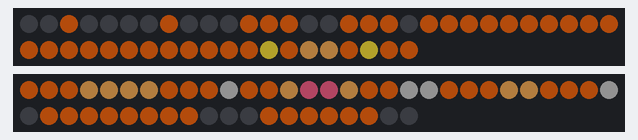
The program below on a simulated ESP32. Parts: 2 × 50 RGB LEDs in strip order, left to right, continuing on the next row. Dim RGB values are drawn brighter than linear; random numbers use the default seed unless the program sets one; what the program prints to the serial monitor is not drawn.

Above: at 0.54 s.
At 6.71 s:
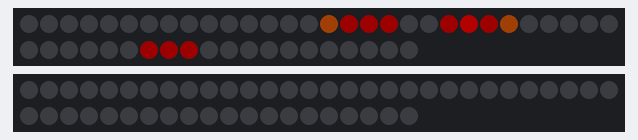
At 15.3 s:
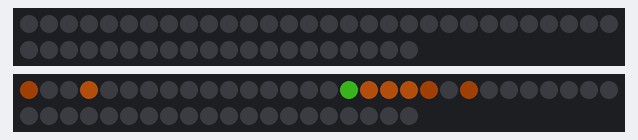
At 20.2 s:
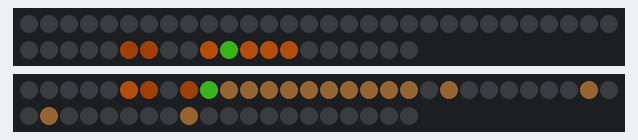
At 29.05 s:
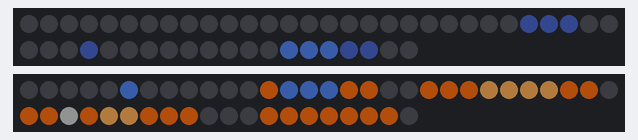
At 39.46 s:
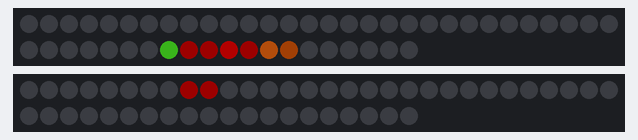

Measured:
- what the display in image 2 shows lasts 1.5 s, from 15.2 s to 16.7 s
- what the display in image 3 shows lasts 2.5 s, from 20.2 s to 22.7 s

The program:

main.cpp
```cpp
#include <FastLED.h>

// ============================================================================
// A Day in the Life of a Cat
// ----------------------------------------------------------------------------
// Multi-scene animation for a 10x10 WS2812B matrix (serpentine, two strips).
// Scenes cycle: blink -> laser chase -> pounce -> knock cup -> sleep -> repeat
// ============================================================================

#define MATRIX_WIDTH       10
#define MATRIX_HEIGHT      10
#define NUM_LEDS_PER_STRIP 50
#define LED_PIN_1          13
#define LED_PIN_2          12
#define LED_TYPE           WS2812B
#define COLOR_ORDER        GRB

CRGB leds1[NUM_LEDS_PER_STRIP];
CRGB leds2[NUM_LEDS_PER_STRIP];
CRGB frame[MATRIX_WIDTH][MATRIX_HEIGHT];

// Cat palette (ginger tabby, because they have the most personality)
const CRGB FUR         = CRGB(255, 110,  20);
const CRGB FUR_SHADE   = CRGB(140,  55,   8);
const CRGB FUR_BELLY   = CRGB(255, 180,  90);
const CRGB EYE_GREEN   = CRGB( 80, 255,  40);
const CRGB EYE_SLIT    = CRGB(255, 230,  60);
const CRGB NOSE        = CRGB(255, 100, 140);
const CRGB WHISKER     = CRGB( 80,  80,  80);
const CRGB LASER       = CRGB(255,   0,   0);
const CRGB LASER_GLOW  = CRGB(120,   0,   0);
const CRGB ZZZ         = CRGB( 90, 140, 255);
const CRGB CUP         = CRGB(120, 200, 255);
const CRGB TABLE       = CRGB( 90,  60,  30);
const CRGB DUST        = CRGB(200, 180, 120);

enum Scene {
  SCENE_FACE    = 0,
  SCENE_LASER   = 1,
  SCENE_POUNCE  = 2,
  SCENE_KNOCK   = 3,
  SCENE_SLEEP   = 4,
  SCENE_COUNT
};

const unsigned long SCENE_MS[SCENE_COUNT] = {
  5000,  // face / blinking
  7000,  // laser chase
  4500,  // pounce
  6000,  // knocking the cup off
  6500,  // sleeping
};

int           currentScene = SCENE_FACE;
unsigned long sceneStart   = 0;

// ---------------------------------------------------------------------------
// Frame buffer helpers
// ---------------------------------------------------------------------------

void clearFrame() {
  for (int x = 0; x < MATRIX_WIDTH; x++)
    for (int y = 0; y < MATRIX_HEIGHT; y++)
      frame[x][y] = CRGB::Black;
}

void putPixel(int x, int y, CRGB c) {
  if (x < 0 || x >= MATRIX_WIDTH || y < 0 || y >= MATRIX_HEIGHT) return;
  frame[x][y] = c;
}

// Serpentine mapping identical to the snake demo so this runs on the same hw.
void pushFrame() {
  for (int y = 0; y < MATRIX_HEIGHT; y++) {
    for (int x = 0; x < MATRIX_WIDTH; x++) {
      int idx = (y % 2 == 0)
              ? y * MATRIX_WIDTH + x
              : y * MATRIX_WIDTH + (MATRIX_WIDTH - 1 - x);
      CRGB c = frame[x][y];
      if (idx < NUM_LEDS_PER_STRIP) leds1[idx] = c;
      else                          leds2[idx - NUM_LEDS_PER_STRIP] = c;
    }
  }
  FastLED.show();
}

// ---------------------------------------------------------------------------
// SCENE 1 — Big cat face with slow blinks and occasional slit-eye moods
// ---------------------------------------------------------------------------
// Sprite legend: 0=off  1=fur  2=belly  3=eye  4=nose  5=whisker
static const uint8_t CAT_FACE[10][10] = {
  {0,0,1,0,0,0,0,1,0,0},
  {0,1,1,1,0,0,1,1,1,0},
  {1,1,1,1,1,1,1,1,1,1},
  {1,1,1,1,1,1,1,1,1,1},
  {1,1,3,1,2,2,1,3,1,1},
  {1,1,1,2,2,2,2,1,1,1},
  {5,1,1,2,4,4,2,1,1,5},
  {5,1,1,1,2,2,1,1,1,5},
  {0,1,1,1,1,1,1,1,1,0},
  {0,0,1,1,1,1,1,1,0,0},
};

void drawCatFace(unsigned long t) {
  // Full blink every 2.5s, lasting ~180ms. Plus a slow "love blink" occasionally.
  unsigned long cycle = t % 2500;
  bool blinking = cycle < 180;
  // Every ~10s, the cat squints (slit eyes) for a beat.
  bool squint = (t % 10000) < 700 && !blinking;

  for (int y = 0; y < 10; y++) {
    for (int x = 0; x < 10; x++) {
      CRGB c = CRGB::Black;
      switch (CAT_FACE[y][x]) {
        case 1: c = FUR;        break;
        case 2: c = FUR_BELLY;  break;
        case 3: c = blinking ? FUR : (squint ? EYE_SLIT : EYE_GREEN); break;
        case 4: c = NOSE;       break;
        case 5: c = WHISKER;    break;
      }
      putPixel(x, y, c);
    }
  }

  // Purr: very subtle overall brightness pulse (chest rumbles)
  uint8_t purr = 230 + (uint8_t)(25.0 * sin(t / 180.0));
  for (int y = 0; y < 10; y++)
    for (int x = 0; x < 10; x++)
      frame[x][y].nscale8(purr);
}

// ---------------------------------------------------------------------------
// SCENE 2 — Laser chase: a 3x3 cat hunts a darting red dot
// ---------------------------------------------------------------------------
// The laser jitters with tiny darts plus occasional big teleports.
// The cat follows the laser with some delay and a springy overshoot.

struct V { float x, y; };

void drawLaserChase(unsigned long t) {
  static bool    initialised = false;
  static V       laser = {5, 5};
  static V       cat   = {1, 8};
  static uint32_t lastTeleport = 0;
  static uint32_t lastJitter   = 0;

  if (!initialised) {
    initialised = true;
    laser = {5, 5};
    cat   = {1, 8};
    lastTeleport = millis();
    lastJitter   = millis();
  }

  // Jitter the laser a bit every 80ms
  uint32_t now = millis();
  if (now - lastJitter > 80) {
    lastJitter = now;
    laser.x += (random(-100, 101) / 100.0f) * 1.2f;
    laser.y += (random(-100, 101) / 100.0f) * 1.2f;
  }
  // Every 700-1400ms the laser teleports somewhere fresh to taunt the cat
  if (now - lastTeleport > (uint32_t)random(700, 1400)) {
    lastTeleport = now;
    laser.x = random(0, MATRIX_WIDTH);
    laser.y = random(0, MATRIX_HEIGHT);
  }
  if (laser.x < 0) laser.x = 0;
  if (laser.x > 9) laser.x = 9;
  if (laser.y < 0) laser.y = 0;
  if (laser.y > 9) laser.y = 9;

  // Springy pursuit
  cat.x += (laser.x - cat.x) * 0.12f;
  cat.y += (laser.y - cat.y) * 0.12f;

  int cx = (int)round(cat.x);
  int cy = (int)round(cat.y);

  // 3x3 mini-cat: ears on top, body square, tail kink behind
  //   X . X        ears
  //   X X X        head/body
  //   . X .        paw
  static const int8_t mini[5][2] = {
    { 0, -1}, { 2, -1},             // ears
    { 0,  0}, { 1,  0}, { 2,  0},   // body
  };
  for (int i = 0; i < 5; i++) {
    putPixel(cx - 1 + mini[i][0], cy + mini[i][1], FUR);
  }
  // Tiny eyes on the middle row (x=cx-1+0 already fur; overwrite ears with eyes)
  putPixel(cx - 1, cy - 1, EYE_GREEN);
  putPixel(cx + 1, cy - 1, EYE_GREEN);
  // Wiggling tail behind the cat (opposite side from laser)
  int tailDir = (laser.x > cat.x) ? -1 : +1;
  int tailJog = ((t / 120) % 2) ? 0 : 1;
  putPixel(cx + 2 * tailDir,     cy,     FUR_SHADE);
  putPixel(cx + 2 * tailDir,     cy - tailJog, FUR_SHADE);

  // Laser glow + dot
  int lx = (int)round(laser.x);
  int ly = (int)round(laser.y);
  for (int dx = -1; dx <= 1; dx++)
    for (int dy = -1; dy <= 1; dy++)
      if (dx || dy) putPixel(lx + dx, ly + dy, LASER_GLOW);
  putPixel(lx, ly, LASER);
}

// ---------------------------------------------------------------------------
// SCENE 3 — Pounce: crouch, wiggle butt, leap in an arc, land
// ---------------------------------------------------------------------------

void drawCatSide(int baseX, int baseY, int crouch, bool airborne) {
  // crouch: 0 = standing, 1 = low crouch. airborne: stretched out flying pose.
  // Cat is drawn roughly 4 wide x 3 tall at baseX, baseY (feet row).
  if (airborne) {
    // Stretched flying pose: ===>
    putPixel(baseX + 0, baseY - 1, FUR);         // head
    putPixel(baseX + 1, baseY - 1, FUR);         // neck
    putPixel(baseX + 2, baseY - 1, FUR);         // back
    putPixel(baseX + 3, baseY - 1, FUR);         // hips
    putPixel(baseX + 4, baseY - 1, FUR_SHADE);   // tail
    putPixel(baseX + 0, baseY - 2, FUR);         // ear
    putPixel(baseX - 1, baseY - 1, EYE_GREEN);   // nose/eye tip
    // front + back legs tucked under
    putPixel(baseX + 1, baseY, FUR_SHADE);
    putPixel(baseX + 3, baseY, FUR_SHADE);
    return;
  }
  int bodyTop = baseY - 2 + crouch;             // lower body if crouched
  putPixel(baseX + 0, bodyTop, FUR);             // head
  putPixel(baseX + 0, bodyTop - 1, FUR);         // ear
  putPixel(baseX + 1, bodyTop, FUR);
  putPixel(baseX + 2, bodyTop, FUR);
  putPixel(baseX + 3, bodyTop, FUR);             // back
  putPixel(baseX + 3, bodyTop - 1, FUR_SHADE);   // tail base
  putPixel(baseX + 4, bodyTop - 1, FUR_SHADE);   // tail tip (up!)
  putPixel(baseX + 1, bodyTop + 1, FUR_SHADE);   // front leg
  putPixel(baseX + 3, bodyTop + 1, FUR_SHADE);   // back leg
  // eye
  putPixel(baseX, bodyTop, EYE_GREEN);
}

void drawPounce(unsigned long t) {
  // Timeline (ms):
  //   0 - 1200: crouching, butt wiggle
  //   1200 - 1350: tail flick (anticipation)
  //   1350 - 2500: airborne arc across the matrix
  //   2500 - 4500: landed, tail flicks proudly
  const int startX = 0;
  const int endX   = 6;
  const int groundY = 8;

  // Ground shadow pixel under the cat
  int shadowX = startX + 1;

  if (t < 1200) {
    int wiggle = ((t / 150) % 2) ? 0 : 1;
    drawCatSide(startX + wiggle, groundY, 1, false);
    putPixel(shadowX, groundY + 1, FUR_SHADE);
  } else if (t < 1350) {
    drawCatSide(startX, groundY, 0, false);  // stand up sharply
  } else if (t < 2500) {
    float u = (t - 1350) / 1150.0f;          // 0..1 arc
    int   x = (int)round(startX + u * (endX - startX));
    int   y = (int)round(groundY - 4.0f * sinf(u * 3.14159f));
    drawCatSide(x, y, 0, true);
    // motion blur dust at takeoff
    if (u < 0.2f) putPixel(startX, groundY + 1, DUST);
  } else {
    int tailWag = ((t / 200) % 2) ? 0 : 1;
    drawCatSide(endX, groundY, 0, false);
    // Proud tail flick overrides
    putPixel(endX + 4, groundY - 3 - tailWag, FUR_SHADE);
    // Landing dust cloud dissipates
    unsigned long since = t - 2500;
    if (since < 600) {
      uint8_t b = 255 - (uint8_t)((since * 255UL) / 600UL);
      CRGB d = DUST; d.nscale8(b);
      putPixel(endX, groundY + 1, d);
      putPixel(endX + 1, groundY + 1, d);
    }
  }
}

// ---------------------------------------------------------------------------
// SCENE 4 — Knocking the cup off the table (classic cat behaviour)
// ---------------------------------------------------------------------------

void drawKnock(unsigned long t) {
  const int tableY = 6;
  // Table surface
  for (int x = 0; x < 10; x++) putPixel(x, tableY, TABLE);
  // Table legs
  putPixel(1, tableY + 1, TABLE);
  putPixel(1, tableY + 2, TABLE);
  putPixel(8, tableY + 1, TABLE);
  putPixel(8, tableY + 2, TABLE);

  // Cat sits on the table, left side, facing right
  int catX = 0;
  drawCatSide(catX, tableY, 0, false);

  // Cup starts near the right edge; timeline:
  //   0 - 2000 : staring, judging the cup
  //   2000 - 2400 : paw extends (scene 4 highlight)
  //   2400 - ... : cup tumbles off with gravity
  int cupX = 7;
  int cupTopY = tableY - 1;

  if (t < 2000) {
    // stationary cup, cat stares
    putPixel(cupX,     cupTopY,     CUP);
    putPixel(cupX + 1, cupTopY,     CUP);
    putPixel(cupX,     cupTopY - 1, CUP);
    putPixel(cupX + 1, cupTopY - 1, CUP);
    // ears twitch
    if ((t / 300) % 2) putPixel(catX, tableY - 3, FUR);
  } else if (t < 2400) {
    // paw reaches out toward cup
    int reach = 1 + (t - 2000) / 100; // 1..5 pixels of extension
    for (int i = 0; i < reach; i++) {
      putPixel(catX + 3 + i, tableY - 1, FUR);
    }
    putPixel(cupX,     cupTopY,     CUP);
    putPixel(cupX + 1, cupTopY,     CUP);
    putPixel(cupX,     cupTopY - 1, CUP);
    putPixel(cupX + 1, cupTopY - 1, CUP);
  } else {
    // Cup falls; simple parabola, slides right & down off the edge
    float dt = (t - 2400) / 1000.0f;
    int fx = cupX + (int)(dt * 2.0f);
    int fy = cupTopY + (int)(0.5f * 9.8f * dt * dt);   // "gravity"
    putPixel(fx,     fy,     CUP);
    putPixel(fx + 1, fy,     CUP);
    putPixel(fx,     fy - 1, CUP);
    putPixel(fx + 1, fy - 1, CUP);
    // Cat leans over edge and looks down
    putPixel(catX + 4, tableY - 1, FUR);  // paw still out
    // Tilted head: shift eye down a pixel
    putPixel(catX, tableY - 1, EYE_GREEN);
  }
}

// ---------------------------------------------------------------------------
// SCENE 5 — Sleeping cat with floating Z's
// ---------------------------------------------------------------------------
// Curled-up cat filling the lower-middle of the matrix. Small "Z" glyphs
// drift upward from the cat's head and fade as they rise.

// 3x3 Z glyph:  XXX
//               .X.
//               XXX
static const uint8_t Z_GLYPH[3][3] = {
  {1,1,1},
  {0,1,0},
  {1,1,1},
};

void drawSleep(unsigned long t) {
  // Curled cat occupies rows 6-9.
  static const uint8_t CURL[4][10] = {
    //x: 0 1 2 3 4 5 6 7 8 9
       {0,0,1,1,1,1,1,1,0,0},  // y=6 back
       {0,1,1,2,2,2,2,1,1,1},  // y=7 body + belly + tail curl at x=9
       {1,1,3,1,2,2,1,1,1,0},  // y=8 closed eye (3 -> whisker/eyelid)
       {0,1,1,1,1,1,1,1,0,0},  // y=9 legs tucked
  };
  for (int dy = 0; dy < 4; dy++) {
    for (int x = 0; x < 10; x++) {
      uint8_t k = CURL[dy][x];
      CRGB c = CRGB::Black;
      if (k == 1) c = FUR;
      else if (k == 2) c = FUR_BELLY;
      else if (k == 3) c = WHISKER; // closed eye line
      putPixel(x, 6 + dy, c);
    }
  }

  // Gentle breathing: scale bottom rows by a slow sine
  float breath = 0.92f + 0.08f * sinf(t / 700.0f);
  for (int y = 6; y < 10; y++)
    for (int x = 0; x < 10; x++)
      frame[x][y].nscale8((uint8_t)(breath * 255));

  // Z's float up every ~1.3s, starting from the head (x=2,y=7) going up-right.
  const unsigned long Z_PERIOD = 1300;
  for (int i = 0; i < 2; i++) {
    long tz = (long)t - (long)(i * 650);   // staggered
    if (tz < 0) continue;
    unsigned long phase = ((unsigned long)tz) % Z_PERIOD;
    float u = phase / (float)Z_PERIOD;     // 0..1 rise
    int zx = 3 + (int)(u * 3.0f);
    int zy = 5 - (int)(u * 5.0f);
    uint8_t fade = (uint8_t)(255 * (1.0f - u));
    CRGB zc = ZZZ; zc.nscale8(fade);
    for (int gy = 0; gy < 3; gy++)
      for (int gx = 0; gx < 3; gx++)
        if (Z_GLYPH[gy][gx]) putPixel(zx + gx, zy + gy, zc);
  }
}

// ---------------------------------------------------------------------------
// Scene dispatch
// ---------------------------------------------------------------------------

void nextScene() {
  currentScene = (currentScene + 1) % SCENE_COUNT;
  sceneStart   = millis();
  Serial.printf("🐈 scene -> %d\n", currentScene);
}

void setup() {
  Serial.begin(115200);
  delay(100);

  FastLED.addLeds<LED_TYPE, LED_PIN_1, COLOR_ORDER>(leds1, NUM_LEDS_PER_STRIP);
  FastLED.addLeds<LED_TYPE, LED_PIN_2, COLOR_ORDER>(leds2, NUM_LEDS_PER_STRIP);
  FastLED.setBrightness(60);
  FastLED.clear();
  FastLED.show();

  randomSeed(analogRead(0));
  sceneStart = millis();

  Serial.println("=== A Day in the Life of a Cat ===");
  Serial.println("Scenes: face -> laser -> pounce -> knock -> sleep");
}

void loop() {
  unsigned long now     = millis();
  unsigned long elapsed = now - sceneStart;

  clearFrame();

  switch (currentScene) {
    case SCENE_FACE:   drawCatFace(elapsed);    break;
    case SCENE_LASER:  drawLaserChase(elapsed); break;
    case SCENE_POUNCE: drawPounce(elapsed);     break;
    case SCENE_KNOCK:  drawKnock(elapsed);      break;
    case SCENE_SLEEP:  drawSleep(elapsed);      break;
  }

  pushFrame();

  if (elapsed >= SCENE_MS[currentScene]) nextScene();

  delay(25);
}
```
